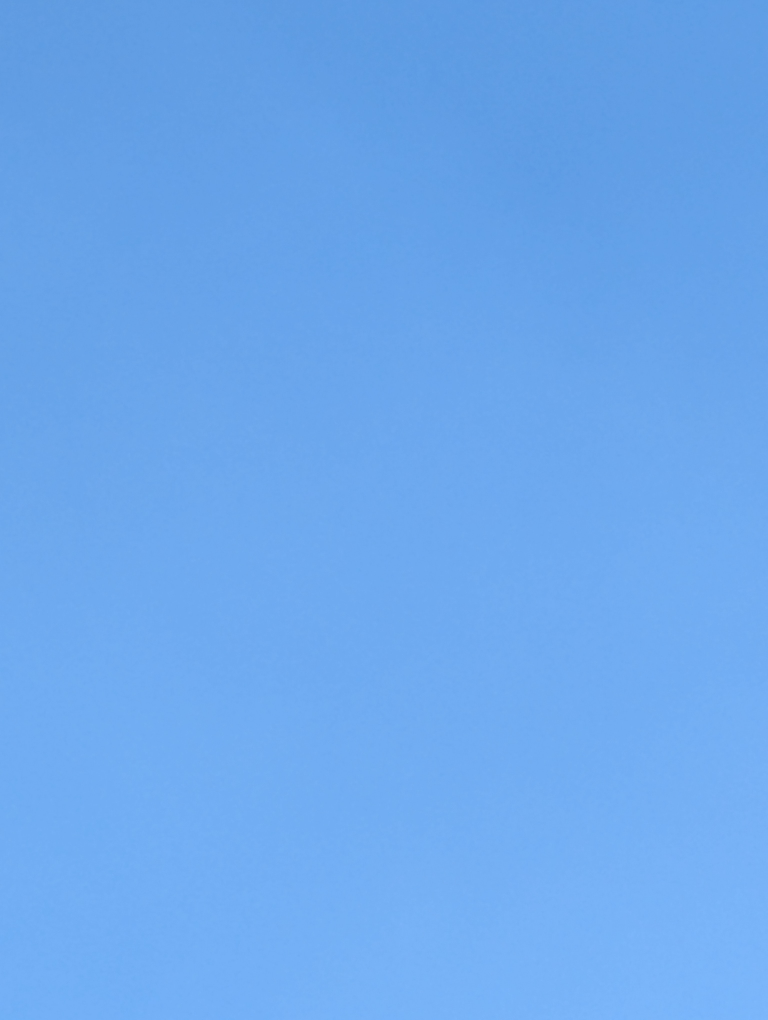
#> input picture Practica_1_3/imagen_suave.jpg, 3072 x 4080 px (shown at 1/4 size)
$ python entropia_imagenes.py
#> lines starting #> are read from the running program, lines starting #| are printed output that depends on the picture
import cv2
import numpy as np
import math
import heapq
from collections import defaultdict

# =================================================================
# Funciones comunes
# =================================================================
def calcular_entropia(imagen_gris):
    hist, _ = np.histogram(imagen_gris, bins=256, range=(0, 256))
    probabilidades = hist / hist.sum()
    return -np.sum(probabilidades[probabilidades > 0] * np.log2(probabilidades[probabilidades > 0]))

def procesar_imagen(imagen_path):
#> called with imagen_path = 'imagen_suave.jpg'
    img = cv2.imread(imagen_path, cv2.IMREAD_COLOR)
#> img is the input picture: shape (4080, 3072, 3); mean B, G, R 237.9, 168, 108.1
    img_gray = cv2.cvtColor(img, cv2.COLOR_BGR2GRAY)
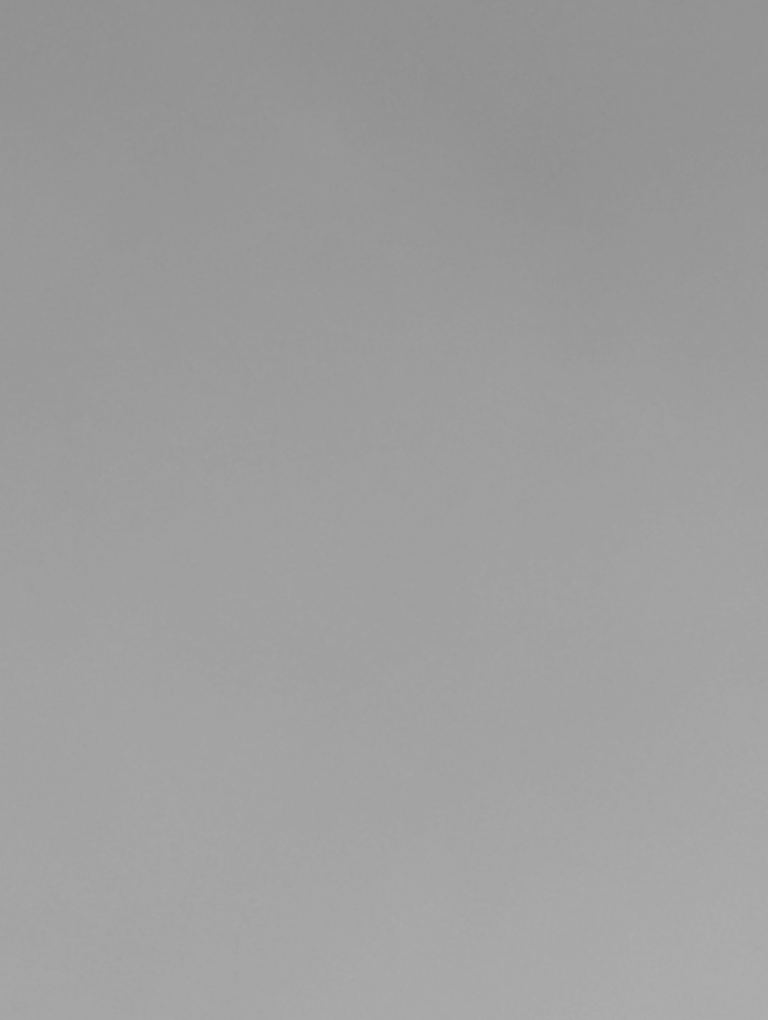
#> img_gray: shape (4080, 3072) (shown at 1/4 size); min 140, max 176, mean 157.9
    img_gray = cv2.resize(img_gray, (1280, 720))
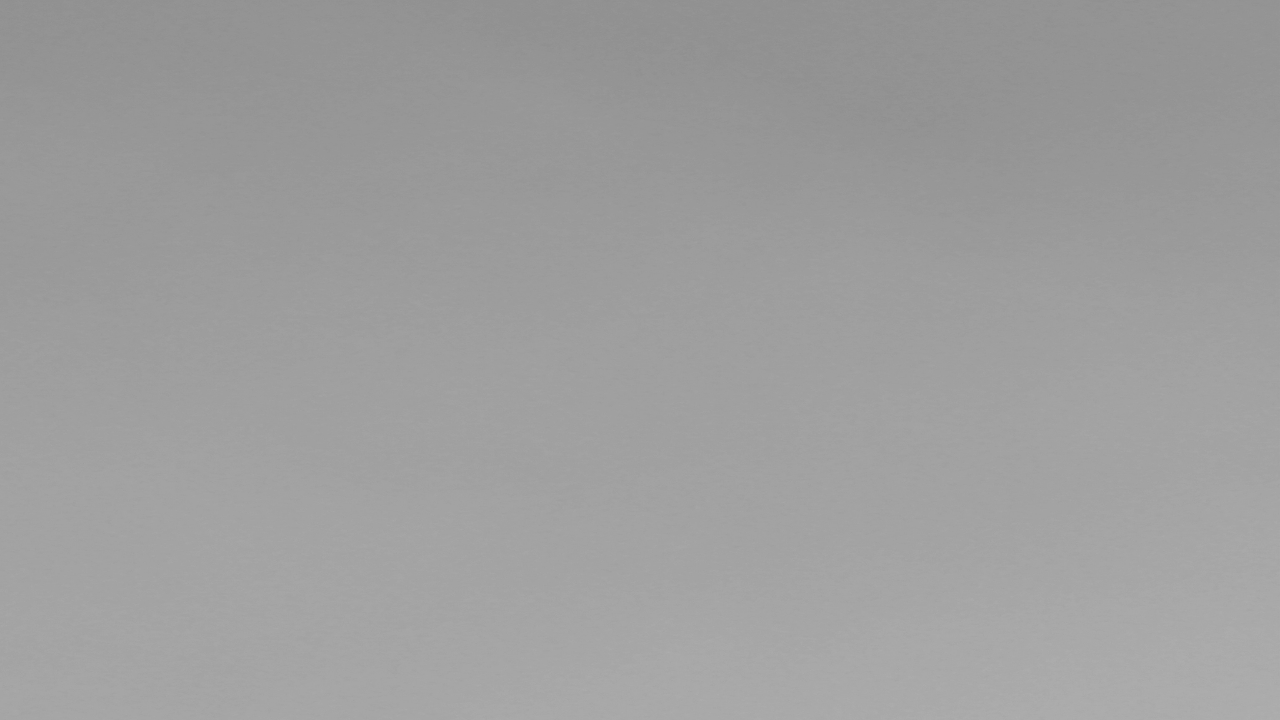
#> img_gray: shape (720, 1280); min 142, max 175, mean 157.9
    pixel_data = img_gray.flatten().tolist()
#> pixel_data = 921600 items
    return img_gray, pixel_data

# =================================================================
# Algoritmo de Shannon-Fano
# =================================================================
def shannon_fano(frecuencias):
    simbolos = sorted(frecuencias.items(), key=lambda x: (-x[1], x[0]))
    def dividir(simbolos):
        if len(simbolos) == 1: return {'simbolo': simbolos[0][0], 'izq': None, 'der': None}
        total = sum(freq for _, freq in simbolos)
        acum, split_idx = 0, 0
        for i, (_, freq) in enumerate(simbolos):
            acum += freq
            if acum >= total / 2: split_idx = i + 1; break
        return {'izq': dividir(simbolos[:split_idx]), 'der': dividir(simbolos[split_idx:]), 'simbolo': None}
    arbol = dividir(simbolos)
    codigos = {}
    def generar_codigos(nodo, codigo=""):
        if nodo['simbolo'] is not None: codigos[nodo['simbolo']] = codigo
        else: generar_codigos(nodo['izq'], codigo + "0"); generar_codigos(nodo['der'], codigo + "1")
    generar_codigos(arbol)
    return codigos

# =================================================================
# Algoritmo de Huffman
# =================================================================
class NodoHuffman:
    def __init__(self, simbolo=None, freq=0):
        self.simbolo, self.freq = simbolo, freq
        self.izq, self.der = None, None
    def __lt__(self, otro): return self.freq < otro.freq

def huffman(frecuencias):
    heap = [NodoHuffman(simbolo, freq) for simbolo, freq in frecuencias.items()]
    heapq.heapify(heap)
    while len(heap) > 1:
        izq = heapq.heappop(heap); der = heapq.heappop(heap)
        padre = NodoHuffman(freq=izq.freq + der.freq)
        padre.izq, padre.der = izq, der
        heapq.heappush(heap, padre)
    codigos = {}
    def generar_codigos(nodo, codigo=""):
        if nodo.simbolo is not None: codigos[nodo.simbolo] = codigo
        else: generar_codigos(nodo.izq, codigo + "0"); generar_codigos(nodo.der, codigo + "1")
    generar_codigos(heap[0])
    return codigos

# =================================================================
# Algoritmo LZW
# =================================================================
def lzw_compress(pixel_data):
    diccionario = {bytes([i]): i for i in range(256)}
    proximo_codigo = 256
    entrada_actual = bytes([pixel_data[0]])
    comprimido = []

    for pixel in pixel_data[1:]:
        nuevo = entrada_actual + bytes([pixel])
        if nuevo in diccionario:
            entrada_actual = nuevo
        else:
            comprimido.append(diccionario[entrada_actual])
            if proximo_codigo < 4096:
                diccionario[nuevo] = proximo_codigo
                proximo_codigo += 1
            entrada_actual = bytes([pixel])

    comprimido.append(diccionario[entrada_actual])
    # Convertir códigos a bytes (12 bits por código)
    bytes_comprimidos = bytearray()
    for i in range(0, len(comprimido), 2):
        codigo1 = comprimido[i]
        codigo2 = comprimido[i+1] if i+1 < len(comprimido) else 0
        byte1 = (codigo1 >> 4) & 0xFF
        byte2 = ((codigo1 & 0x0F) << 4) | ((codigo2 >> 8) & 0x0F)
        byte3 = codigo2 & 0xFF
        bytes_comprimidos.extend([byte1, byte2, byte3])
    return bytes(bytes_comprimidos)

# =================================================================
# Cálculo de métricas
# =================================================================
def calcular_L(probabilidades, codigos):
    return sum(prob * len(codigos[simbolo]) for simbolo, prob in enumerate(probabilidades) if prob > 0)

def calcular_eficiencias(img_gray, pixel_data, H, compressed_lzw):
    # Tamaño original (8 bits por píxel)
    tam_original = len(pixel_data) * 8
    # Tamaño comprimido (bits)
    tam_comprimido = len(compressed_lzw) * 8
    # Tasa de compresión (bits por píxel)
    tasa_compresion = tam_comprimido / len(pixel_data)
    eficiencia = H / tasa_compresion if tasa_compresion != 0 else 0
    return tasa_compresion, eficiencia

# =================================================================
# Resultados
# =================================================================
image_files = ["imagen_suave.jpg", "imagen_media.jpg", "imagen_variada.jpg"]
descriptions = ["Imagen Suave", "Imagen Media", "Imagen Variada"]

for idx, file in enumerate(image_files):
    img_gray, pixel_data = procesar_imagen(file)
#> pixel_data = 921600 items
    H = calcular_entropia(img_gray)
#> in calcular_entropia, `hist, _ = np.histogram(imagen_gris, bins=256, range=(0, 256))`: hist = 256 values, max 76930 at index 163, min 0 at index 0, mean 3600
#> in calcular_entropia, `probabilidades = hist / hist.sum()`: probabilidades = 256 values, max 0.0835 at index 163, min 0 at index 0, mean 0.00391
#> H = 4.62

    # Calcular frecuencias para Shannon-Fano y Huffman
    hist, _ = np.histogram(img_gray, bins=256, range=(0, 256))
    probabilidades = hist / hist.sum()
    frecuencias = {i: prob for i, prob in enumerate(probabilidades) if prob > 0}
#> frecuencias = 34 items

    # Shannon-Fano
    codigos_sf = shannon_fano(frecuencias)
#> in shannon_fano, `simbolos = sorted(frecuencias.items(), key=lambda x: (-x[1], x[0]))`: simbolos = 34 pairs, first value 142 to 175, second value 2.17e-06 to 0.0835
#> in dividir, `total = sum(freq for _, freq in simbolos)`: total = 1
#> the loop in dividir, `for i, (_, freq) in enumerate(simbolos):` made 9 passes
#> (freq, acum, split_idx) on pass 9: (0.0428, 0.514, 9)
#> (freq, acum) on passes 1 to 6: (0.0835, 0.0835), (0.0723, 0.156), (0.0654, 0.221), (0.0555, 0.277), (0.0537, 0.33), (0.0508, 0.381)
#> after the loop in dividir, `for i, (_, freq) in enumerate(simbolos):`: acum = 0.514
#> the loop in dividir (call 2), `for i, (_, freq) in enumerate(simbolos):` made 4 passes
#> (freq, acum, split_idx) on pass 4: (0.0555, 0.277, 4)
#> in shannon_fano, `arbol = dividir(simbolos)`: arbol = 3 items
#> codigos_sf = 34 items
    L_sf = calcular_L(probabilidades, codigos_sf)
#> L_sf = 4.72
    eficiencia_sf = H / L_sf
#> eficiencia_sf = 0.98

    # Huffman
    codigos_hf = huffman(frecuencias)
#> in huffman, `heap = [NodoHuffman(simbolo, freq) for simbolo, freq in frecuencias.it..`: heap = 34 items
#> the loop in huffman, `while len(heap) > 1:` made 33 passes
#> codigos_hf = 34 items
    L_hf = calcular_L(probabilidades, codigos_hf)
#> L_hf = 4.66
    eficiencia_hf = H / L_hf
#> eficiencia_hf = 0.992

    # LZW
    compressed_lzw = lzw_compress(pixel_data)
#> the loop in lzw_compress, `for pixel in pixel_data[1:]:` made 921599 passes
#> pixel on passes 1 to 12: 146, 144, 146, 146, 145, 146, 145, 143, 143, 144, 143, 145
#> after the loop in lzw_compress, `for pixel in pixel_data[1:]:`: comprimido = 783023 items; diccionario = 4096 items; proximo_codigo = 4096
#> the loop in lzw_compress, `for i in range(0, len(comprimido), 2):` made 391512 passes
#> (i, codigo1, codigo2, byte1, byte2, byte3) on passes 3 to 5: (4, 145, 259, 9, 17, 3), (6, 143, 143, 8, 240, 143), (8, 144, 143, 9, 0, 143)
    lzw_bpp, eficiencia_lzw = calcular_eficiencias(img_gray, pixel_data, H, compressed_lzw)
#> in calcular_eficiencias, `tam_original = len(pixel_data) * 8`: tam_original = 7372800
#> in calcular_eficiencias, `tasa_compresion = tam_comprimido / len(pixel_data)`: tasa_compresion = 10.2
#> in calcular_eficiencias, `eficiencia = H / tasa_compresion if tasa_compresion != 0 else 0`: eficiencia = 0.454
#> lzw_bpp = 10.2; eficiencia_lzw = 0.454

    print(f"\n{descriptions[idx]} ({file}):")
    print(f"  Entropía H(S): {H:.4f} bits/símbolo")
#|   Entropía H(S): 4.6239 bits/símbolo
    print("  Shannon-Fano:")
    print(f"    L = {L_sf:.4f} bits/símbolo | Eficiencia = {eficiencia_sf:.4f}")
#|     L = 4.7189 bits/símbolo | Eficiencia = 0.9799
    print("  Huffman:")
    print(f"    L = {L_hf:.4f} bits/símbolo | Eficiencia = {eficiencia_hf:.4f}")
#|     L = 4.6621 bits/símbolo | Eficiencia = 0.9918
    print("  LZW:")
    print(f"    Tasa de compresión = {lzw_bpp:.4f} bits/píxel | Eficiencia = {eficiencia_lzw:.4f}")
#|     Tasa de compresión = 10.1956 bits/píxel | Eficiencia = 0.4535
#> pass 2 of the loop `for idx, file in enumerate(image_files):`:
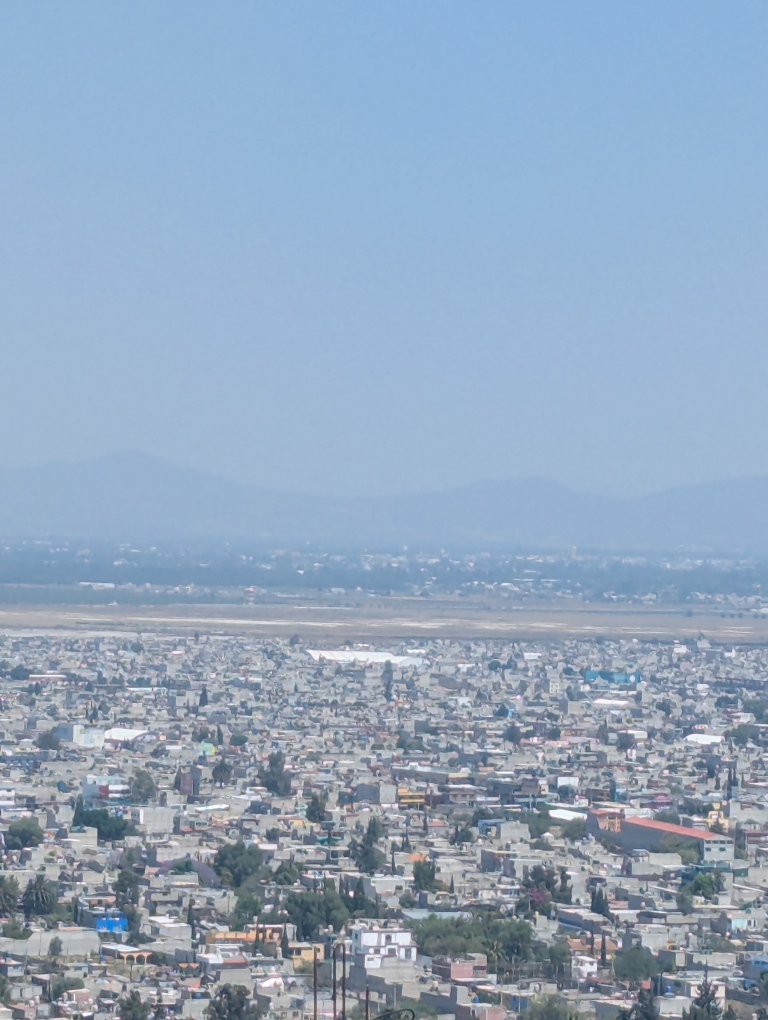
#> input picture Practica_1_3/imagen_media.jpg, 3072 x 4080 px (shown at 1/4 size)
#> in procesar_imagen, img is the input picture: shape (4080, 3072, 3); mean B, G, R 191, 167.5, 146.6
#> in procesar_imagen (call 2), `img_gray = cv2.cvtColor(img, cv2.COLOR_BGR2GRAY)`:
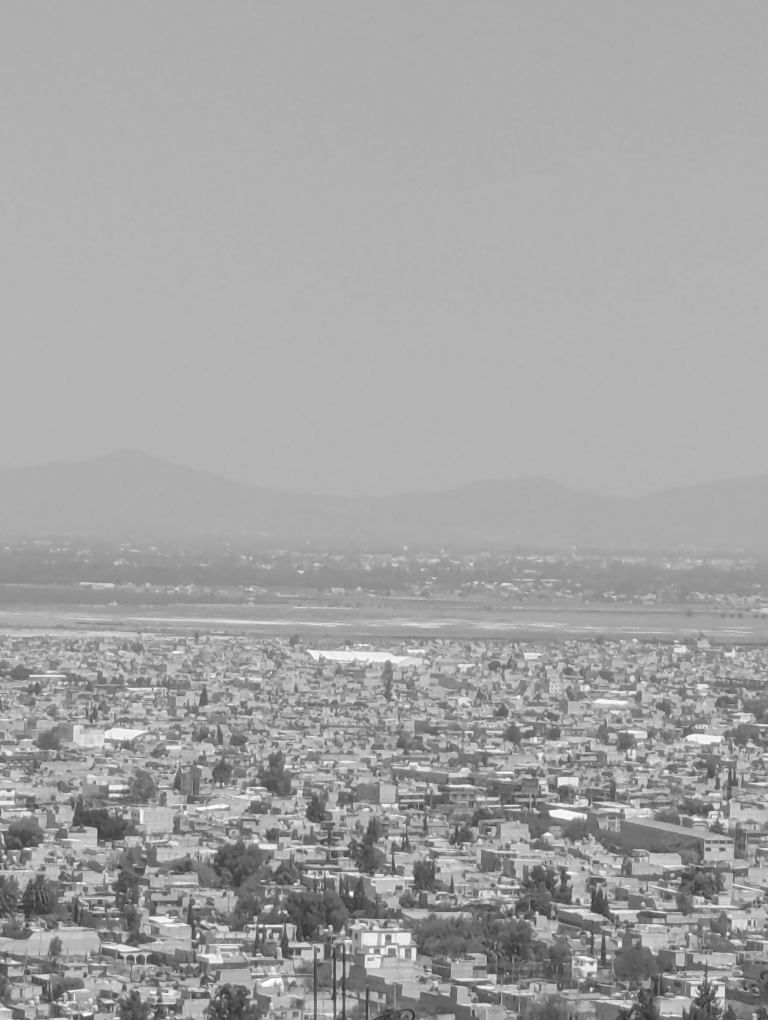
#> img_gray: shape (4080, 3072) (shown at 1/4 size); min 30, max 255, mean 163.9
#> in procesar_imagen (call 2), `img_gray = cv2.resize(img_gray, (1280, 720))`:
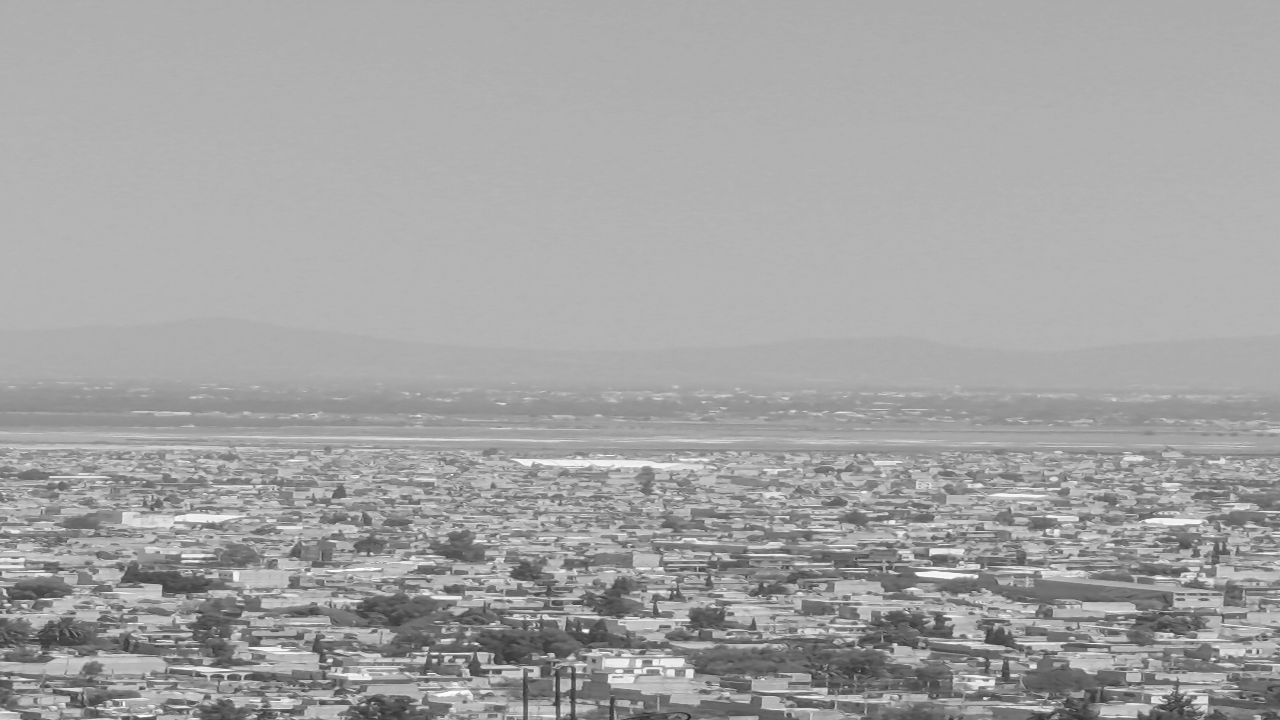
#> img_gray: shape (720, 1280); min 31, max 255, mean 163.8
#> H = 5.87
#> `hist, _ = np.histogram(img_gray, bins=256, range=(0, 256))`: hist = 256 values, max 88473 at index 180, min 0 at index 0, mean 3600
#> `probabilidades = hist / hist.sum()`: probabilidades = 256 values, max 0.096 at index 180, min 0 at index 0, mean 0.00391
#> frecuencias = 218 items
#> L_sf = 5.95
#> eficiencia_sf = 0.986
#> the loop in huffman (call 2), `while len(heap) > 1:` made 217 passes
#> codigos_hf = 218 items
#> L_hf = 5.9
#> eficiencia_hf = 0.995
#> the loop in lzw_compress (call 2), `for pixel in pixel_data[1:]:` made 921599 passes
#> pixel on passes 1 to 8: 173, 174, 174, 174, 174, 173, 175, 175
#> the loop in lzw_compress (call 2), `for i in range(0, len(comprimido), 2):` made 359636 passes
#> i on passes 32 to 34: 62, 64, 66
#|   Entropía H(S): 5.8684 bits/símbolo
#|     L = 5.9493 bits/símbolo | Eficiencia = 0.9864
#|     L = 5.8968 bits/símbolo | Eficiencia = 0.9952
#|     Tasa de compresión = 9.3655 bits/píxel | Eficiencia = 0.6266
#> (the run stopped early here; a loop or call above may not have finished)
